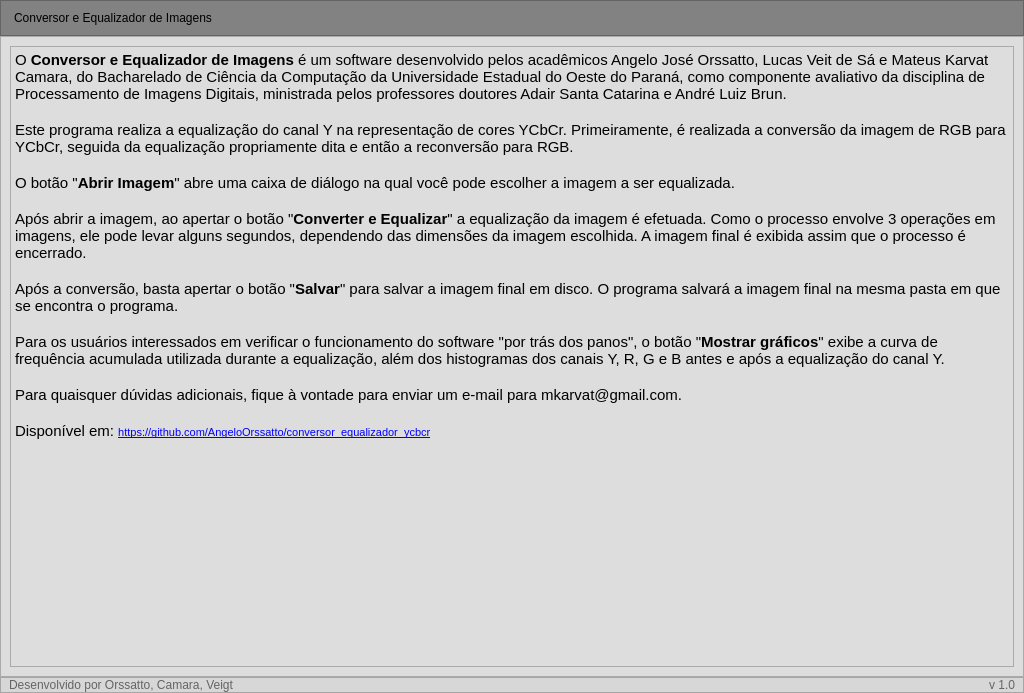
<?xml version="1.0" encoding="UTF-8"?>
<ui version="4.0">
 <class>MainWindow</class>
 <widget class="QMainWindow" name="MainWindow">
  <property name="geometry">
   <rect>
    <x>0</x>
    <y>0</y>
    <width>1024</width>
    <height>693</height>
   </rect>
  </property>
  <property name="windowTitle">
   <string>MainWindow</string>
  </property>
  <widget class="QWidget" name="centralwidget">
   <layout class="QVBoxLayout" name="verticalLayout">
    <property name="spacing">
     <number>0</number>
    </property>
    <property name="leftMargin">
     <number>0</number>
    </property>
    <property name="topMargin">
     <number>0</number>
    </property>
    <property name="rightMargin">
     <number>0</number>
    </property>
    <property name="bottomMargin">
     <number>0</number>
    </property>
    <item>
     <widget class="QFrame" name="frame_top">
      <property name="maximumSize">
       <size>
        <width>16777215</width>
        <height>50</height>
       </size>
      </property>
      <property name="styleSheet">
       <string notr="true">background-color: rgb(130, 130, 130);</string>
      </property>
      <property name="frameShape">
       <enum>QFrame::StyledPanel</enum>
      </property>
      <property name="frameShadow">
       <enum>QFrame::Raised</enum>
      </property>
      <layout class="QHBoxLayout" name="horizontalLayout_2">
       <property name="spacing">
        <number>0</number>
       </property>
       <property name="leftMargin">
        <number>0</number>
       </property>
       <property name="topMargin">
        <number>0</number>
       </property>
       <property name="rightMargin">
        <number>0</number>
       </property>
       <property name="bottomMargin">
        <number>0</number>
       </property>
       <item>
        <widget class="QLabel" name="label_title">
         <property name="maximumSize">
          <size>
           <width>16777215</width>
           <height>50</height>
          </size>
         </property>
         <property name="styleSheet">
          <string notr="true">font: 14pt &quot;MS Shell Dlg 2&quot;;
padding: 10px;</string>
         </property>
         <property name="text">
          <string>Conversor e Equalizador de Imagens</string>
         </property>
        </widget>
       </item>
      </layout>
     </widget>
    </item>
    <item>
     <widget class="QFrame" name="frame_content">
      <property name="styleSheet">
       <string notr="true">background-color: rgb(221, 221, 221);</string>
      </property>
      <property name="frameShape">
       <enum>QFrame::StyledPanel</enum>
      </property>
      <property name="frameShadow">
       <enum>QFrame::Raised</enum>
      </property>
      <layout class="QVBoxLayout" name="verticalLayout_2">
       <item>
        <widget class="QTextBrowser" name="textBrowser">
         <property name="html">
          <string>&lt;!DOCTYPE HTML PUBLIC &quot;-//W3C//DTD HTML 4.0//EN&quot; &quot;http://www.w3.org/TR/REC-html40/strict.dtd&quot;&gt;
&lt;html&gt;&lt;head&gt;&lt;meta name=&quot;qrichtext&quot; content=&quot;1&quot; /&gt;&lt;style type=&quot;text/css&quot;&gt;
p, li { white-space: pre-wrap; }
&lt;/style&gt;&lt;/head&gt;&lt;body style=&quot; font-family:'MS Shell Dlg 2'; font-size:7.8pt; font-weight:400; font-style:normal;&quot;&gt;
&lt;p style=&quot; margin-top:0px; margin-bottom:0px; margin-left:0px; margin-right:0px; -qt-block-indent:0; text-indent:0px;&quot;&gt;&lt;span style=&quot; font-size:11pt;&quot;&gt;O &lt;/span&gt;&lt;span style=&quot; font-size:11pt; font-weight:600;&quot;&gt;Conversor e Equalizador de Imagens&lt;/span&gt;&lt;span style=&quot; font-size:11pt;&quot;&gt; é um software desenvolvido pelos acadêmicos Angelo José Orssatto, Lucas Veit de Sá e Mateus Karvat Camara, do Bacharelado de Ciência da Computação da Universidade Estadual do Oeste do Paraná, como componente avaliativo da disciplina de Processamento de Imagens Digitais, ministrada pelos professores doutores Adair Santa Catarina e André Luiz Brun.&lt;/span&gt;&lt;/p&gt;
&lt;p style=&quot;-qt-paragraph-type:empty; margin-top:0px; margin-bottom:0px; margin-left:0px; margin-right:0px; -qt-block-indent:0; text-indent:0px; font-size:11pt;&quot;&gt;&lt;br /&gt;&lt;/p&gt;
&lt;p style=&quot; margin-top:0px; margin-bottom:0px; margin-left:0px; margin-right:0px; -qt-block-indent:0; text-indent:0px;&quot;&gt;&lt;span style=&quot; font-size:11pt;&quot;&gt;Este programa realiza a equalização do canal Y na representação de cores YCbCr. Primeiramente, é realizada a conversão da imagem de RGB para YCbCr, seguida da equalização propriamente dita e então a reconversão para RGB.&lt;/span&gt;&lt;/p&gt;
&lt;p style=&quot;-qt-paragraph-type:empty; margin-top:0px; margin-bottom:0px; margin-left:0px; margin-right:0px; -qt-block-indent:0; text-indent:0px; font-size:11pt;&quot;&gt;&lt;br /&gt;&lt;/p&gt;
&lt;p style=&quot; margin-top:0px; margin-bottom:0px; margin-left:0px; margin-right:0px; -qt-block-indent:0; text-indent:0px;&quot;&gt;&lt;span style=&quot; font-size:11pt;&quot;&gt;O botão &amp;quot;&lt;/span&gt;&lt;span style=&quot; font-size:11pt; font-weight:600;&quot;&gt;Abrir Imagem&lt;/span&gt;&lt;span style=&quot; font-size:11pt;&quot;&gt;&amp;quot; abre uma caixa de diálogo na qual você pode escolher a imagem a ser equalizada.&lt;/span&gt;&lt;/p&gt;
&lt;p style=&quot;-qt-paragraph-type:empty; margin-top:0px; margin-bottom:0px; margin-left:0px; margin-right:0px; -qt-block-indent:0; text-indent:0px; font-size:11pt;&quot;&gt;&lt;br /&gt;&lt;/p&gt;
&lt;p style=&quot; margin-top:0px; margin-bottom:0px; margin-left:0px; margin-right:0px; -qt-block-indent:0; text-indent:0px;&quot;&gt;&lt;span style=&quot; font-size:11pt;&quot;&gt;Após abrir a imagem, ao apertar o botão &amp;quot;&lt;/span&gt;&lt;span style=&quot; font-size:11pt; font-weight:600;&quot;&gt;Converter e Equalizar&lt;/span&gt;&lt;span style=&quot; font-size:11pt;&quot;&gt;&amp;quot; a equalização da imagem é efetuada. Como o processo envolve 3 operações em imagens, ele pode levar alguns segundos, dependendo das dimensões da imagem escolhida. A imagem final é exibida assim que o processo é encerrado.&lt;/span&gt;&lt;/p&gt;
&lt;p style=&quot;-qt-paragraph-type:empty; margin-top:0px; margin-bottom:0px; margin-left:0px; margin-right:0px; -qt-block-indent:0; text-indent:0px; font-size:11pt;&quot;&gt;&lt;br /&gt;&lt;/p&gt;
&lt;p style=&quot; margin-top:0px; margin-bottom:0px; margin-left:0px; margin-right:0px; -qt-block-indent:0; text-indent:0px;&quot;&gt;&lt;span style=&quot; font-size:11pt;&quot;&gt;Após a conversão, basta apertar o botão &amp;quot;&lt;/span&gt;&lt;span style=&quot; font-size:11pt; font-weight:600;&quot;&gt;Salvar&lt;/span&gt;&lt;span style=&quot; font-size:11pt;&quot;&gt;&amp;quot; para salvar a imagem final em disco. O programa salvará a imagem final na mesma pasta em que se encontra o programa.&lt;/span&gt;&lt;/p&gt;
&lt;p style=&quot;-qt-paragraph-type:empty; margin-top:0px; margin-bottom:0px; margin-left:0px; margin-right:0px; -qt-block-indent:0; text-indent:0px; font-size:11pt;&quot;&gt;&lt;br /&gt;&lt;/p&gt;
&lt;p style=&quot; margin-top:0px; margin-bottom:0px; margin-left:0px; margin-right:0px; -qt-block-indent:0; text-indent:0px;&quot;&gt;&lt;span style=&quot; font-size:11pt;&quot;&gt;Para os usuários interessados em verificar o funcionamento do software &amp;quot;por trás dos panos&amp;quot;, o botão &amp;quot;&lt;/span&gt;&lt;span style=&quot; font-size:11pt; font-weight:600;&quot;&gt;Mostrar gráficos&lt;/span&gt;&lt;span style=&quot; font-size:11pt;&quot;&gt;&amp;quot; exibe a curva de frequência acumulada utilizada durante a equalização, além dos histogramas dos canais Y, R, G e B antes e após a equalização do canal Y.&lt;/span&gt;&lt;/p&gt;
&lt;p style=&quot;-qt-paragraph-type:empty; margin-top:0px; margin-bottom:0px; margin-left:0px; margin-right:0px; -qt-block-indent:0; text-indent:0px; font-size:11pt;&quot;&gt;&lt;br /&gt;&lt;/p&gt;
&lt;p style=&quot; margin-top:0px; margin-bottom:0px; margin-left:0px; margin-right:0px; -qt-block-indent:0; text-indent:0px;&quot;&gt;&lt;span style=&quot; font-size:11pt;&quot;&gt;Para quaisquer dúvidas adicionais, fique à vontade para enviar um e-mail para mkarvat@gmail.com.&lt;/span&gt;&lt;/p&gt;
&lt;p style=&quot;-qt-paragraph-type:empty; margin-top:0px; margin-bottom:0px; margin-left:0px; margin-right:0px; -qt-block-indent:0; text-indent:0px; font-size:11pt;&quot;&gt;&lt;br /&gt;&lt;/p&gt;
&lt;p style=&quot; margin-top:0px; margin-bottom:0px; margin-left:0px; margin-right:0px; -qt-block-indent:0; text-indent:0px;&quot;&gt;&lt;span style=&quot; font-size:11pt;&quot;&gt;Disponível em: &lt;/span&gt;&lt;a href=&quot;https://github.com/AngeloOrssatto/conversor_equalizador_ycbcr&quot;&gt;&lt;span style=&quot; font-size:8pt; text-decoration: underline; color:#0000ff;&quot;&gt;https://github.com/AngeloOrssatto/conversor_equalizador_ycbcr&lt;/span&gt;&lt;/a&gt;&lt;/p&gt;&lt;/body&gt;&lt;/html&gt;</string>
         </property>
        </widget>
       </item>
      </layout>
     </widget>
    </item>
    <item>
     <widget class="QFrame" name="frame_credits">
      <property name="maximumSize">
       <size>
        <width>16777215</width>
        <height>20</height>
       </size>
      </property>
      <property name="styleSheet">
       <string notr="true">background-color: rgb(215, 215, 215);</string>
      </property>
      <property name="frameShape">
       <enum>QFrame::StyledPanel</enum>
      </property>
      <property name="frameShadow">
       <enum>QFrame::Raised</enum>
      </property>
      <layout class="QHBoxLayout" name="horizontalLayout_4">
       <property name="spacing">
        <number>0</number>
       </property>
       <property name="leftMargin">
        <number>0</number>
       </property>
       <property name="topMargin">
        <number>0</number>
       </property>
       <property name="rightMargin">
        <number>0</number>
       </property>
       <property name="bottomMargin">
        <number>0</number>
       </property>
       <item>
        <widget class="QLabel" name="label_credits">
         <property name="styleSheet">
          <string notr="true">margin-left: 5px;
color: rgb(100, 100, 100);</string>
         </property>
         <property name="text">
          <string>Desenvolvido por Orssatto, Camara, Veigt</string>
         </property>
        </widget>
       </item>
       <item>
        <widget class="QLabel" name="label_version">
         <property name="styleSheet">
          <string notr="true">margin-right: 5px;
color: rgb(100, 100, 100);</string>
         </property>
         <property name="text">
          <string>v 1.0</string>
         </property>
         <property name="alignment">
          <set>Qt::AlignRight|Qt::AlignTrailing|Qt::AlignVCenter</set>
         </property>
        </widget>
       </item>
      </layout>
     </widget>
    </item>
   </layout>
  </widget>
 </widget>
 <resources/>
 <connections/>
</ui>
